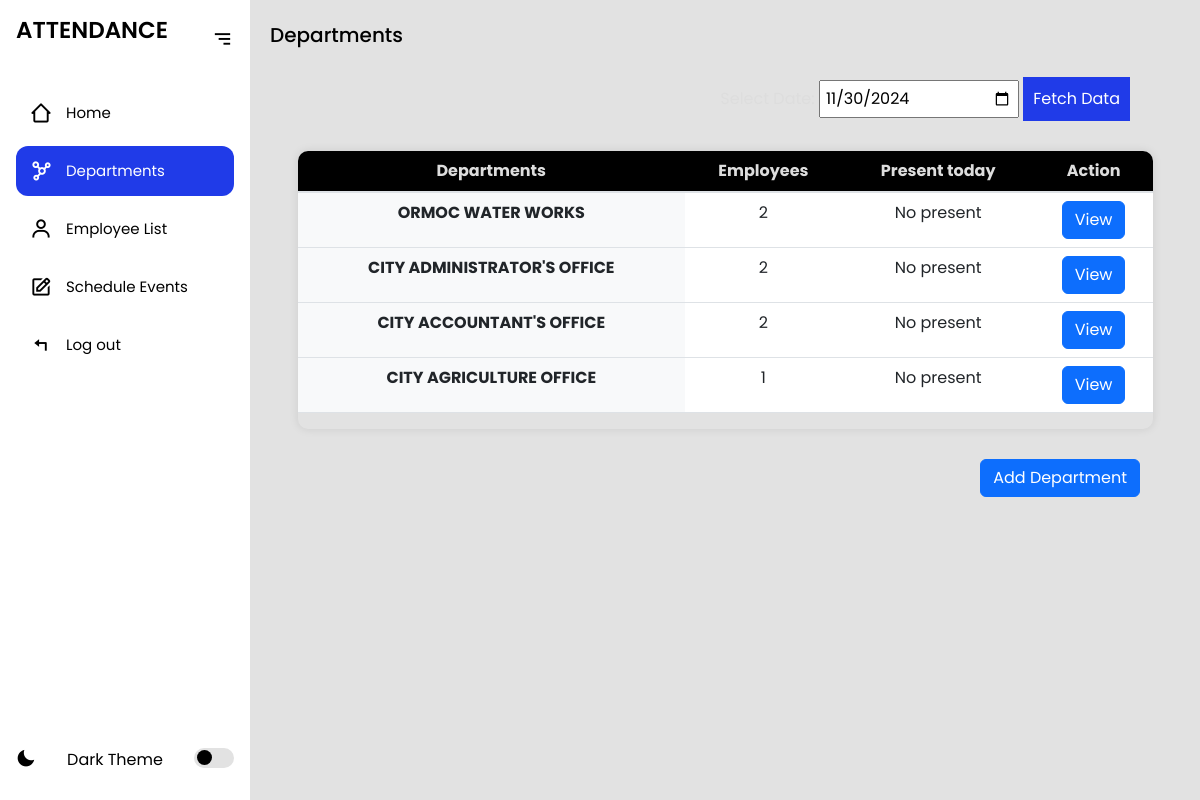
/departments/ (signed in), run on an earlier commit of the app's database.
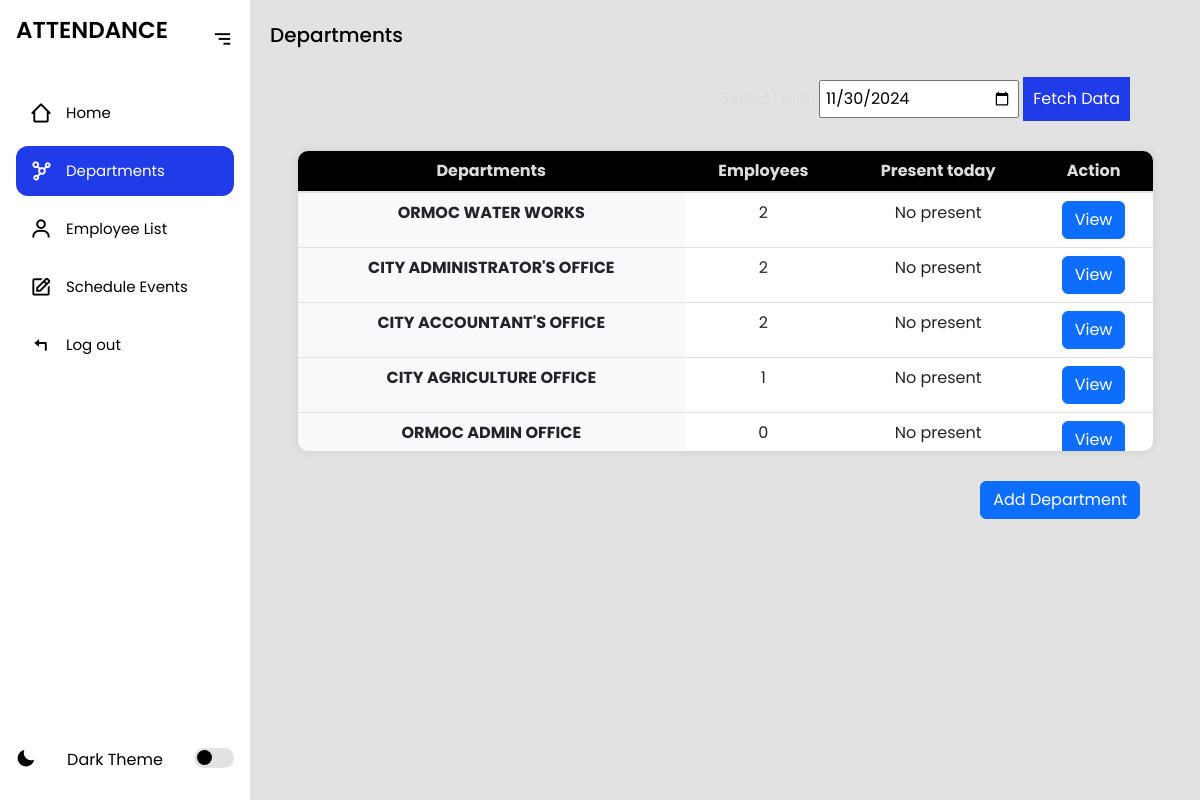
And on a later commit of the database.
### myapp/models.py (models this page shows, shortened)
class Department(models.Model):
    name = models.CharField(max_length=100)

### myapp/views.py (the view)
# urls.py: path('departments/', views.departments, name='departments'),
@login_required
def departments(request):
    selected_date = get_selected_date(request)
    if not selected_date:
        selected_date = timezone.now().date()  # Import timezone if you use it
    departments = Department.objects.annotate(
        late_count=Count('employees', filter=Q(employees__attendance__arrival_status='late', employees__attendance__date=selected_date)),
        absent_count=Count('employees', filter=Q(employees__attendance__arrival_status='absent', employees__attendance__date=selected_date)),
        on_time_count=Count('employees', filter=Q(employees__attendance__arrival_status='ontime', employees__attendance__date=selected_date)),
        present_today_count=F('late_count') + F('on_time_count')  # Calculate present based on late and on-time counts
    )
    context = {
        "departments": departments,
        "default_date": selected_date,
    }
    return render(request, 'departments.html', context)

### myapp/views.py (called while the page is built)
def get_selected_date(request):
    date_str = request.GET.get('date', timezone.now().date().isoformat())
    return timezone.datetime.fromisoformat(date_str).date()

### myapp/templates/departments.html (shortened to what this page needs)
{% extends 'index.html' %}
{% block content %}
<section class="home">
    <p>Departments</p>
    <form method="get" action="{% url 'departments' %}" class="parent-calendar">
        <div>
            <label for="date">Select Date:</label>
            <input type="date" id="date" name="date" class="date-input" value="{{ default_date }}" class="calendar">
            <button type="submit">Fetch Data</button>
        </div>
    </form>
    <div class="table-container">
    <table class="table">
        <thead>
            <tr>
                <th scope="col">Departments</th>
                <th scope="col">Employees</th>
                <th scope="col">Present today</th>
                <th scope="col">Action</th>
            </tr>
        </thead>
        <tbody>
            {% for department in departments %}
            <tr>
                <th scope="row">{{ department.name }}</th>
                <td>{{ department.employees.count }}</td>
                <td>{% if department.present_today_count > 0 %}{{ department.present_today_count }}{% else %} No present {% endif %}</td>
                <td>
                    <a class="btn btn-primary" href="{% url 'viewdepartment' department.id %}?date={{ default_date|date:'Y-m-d' }}" > View
                    </a>
                </td>
            </tr>
            {% empty %}
            <tr>
                <td colspan="6">No departments available</td>
            </tr>
            {% endfor %}
        </tbody>
    </table>
</div>
<div style="display: flex; align-items: center; justify-content: end; margin-right: 60px;" >
<button type="button" class="btn btn-primary"
data-bs-toggle="modal" data-bs-target="#addDepartmentModal">
Add Department
</button>
</div>
</section>
{% endblock %}

What changed in the data, as far as the page shows it:
added Department: name "ORMOC ADMIN OFFICE", employees.count "0", shows "No present"
